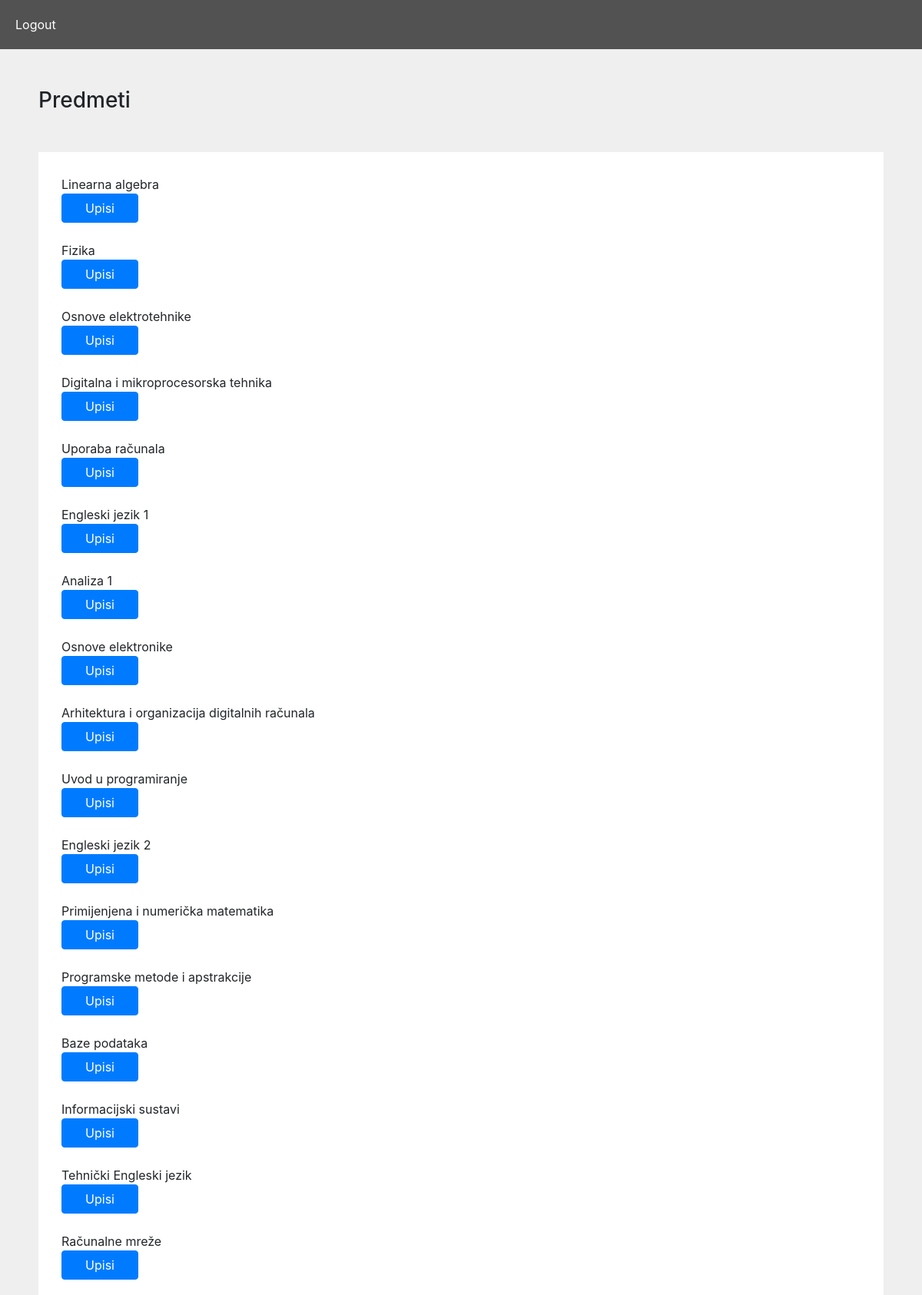
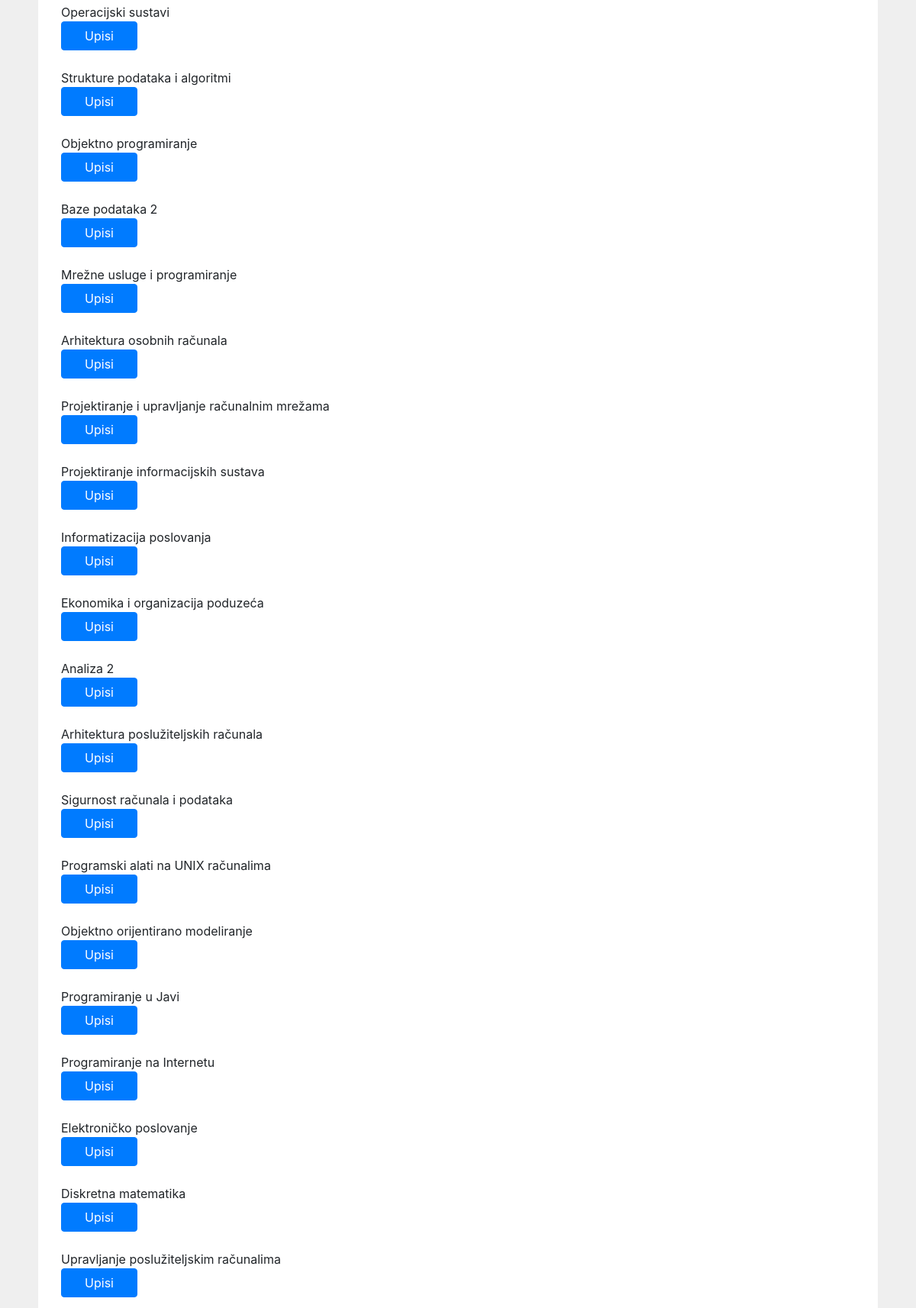
The app's page /upisni_list/25 (upper part) with its own data (2 pictures, top to bottom).
### app1/models.py (models this page shows, shortened)
class Predmeti(models.Model):
    IZBORNI = (('DA', 'da'), ('NE', 'ne'))
    name = models.CharField(max_length=50)
    kod = models.CharField(max_length=50)
    program = models.CharField(max_length=50)
    ects = models.IntegerField()
    sem_red = models.IntegerField()
    sem_izv = models.IntegerField()
    izborni = models.CharField(max_length=50, choices=IZBORNI)
    nositelj = models.ForeignKey(Korisnik, on_delete=models.CASCADE,blank=True, null=True)

### app1/views.py (the view, shortened to what this page needs)
# urls.py: path('upisni_list/<int:student_id>', views.upisni_list, name='upisni_list'),
def upisni_list(request,student_id):
    student=Korisnik.objects.get(id=student_id)
    ostali=[]
    zip1=[]
    zip2=[]
    zip3=[]
    zip4=[]
    zip5=[]
    zip6=[]
    zip7=[]
    zip8=[]
    up1=[]
    pol1=[]
    upis1=[]
    up2=[]
    pol2=[]
    upis2=[]
    up3=[]
    pol3=[]
    upis3=[]
    up4=[]
    pol4=[]
    upis4=[]
    up5=[]
    pol5=[]
    upis5=[]
    up6=[]
    pol6=[]
    upis6=[]
    up7=[]
    pol7=[]
    upis7=[]
    up8=[]
    pol8=[]
    upis8=[]
    if student.status=="izv":
        predmeti=Predmeti.objects.all()
        upisi=Upisi.objects.filter(student_id=student.id)
        flag=True
        for i in predmeti:
            flag=True
            for j in upisi:
                if j.predmet_id == i.id:
                    flag=False
            if flag==True:
                ostali.append(i)
        izv1=Predmeti.objects.filter(sem_izv=1)
        for i in izv1:
            for j in upisi:
                if i.id==j.predmet_id:
                    if j.status=="up":
                        up1.append(i)
                        upis1.append(j)
                        zip1=zip(up1,upis1)
                    elif j.status=="pol":
                        pol1.append(i)
        izv2=Predmeti.objects.filter(sem_izv=2)
        for i in izv2:
            for j in upisi:
                if i.id==j.predmet_id:
                    if j.status=="up":
                        up2.append(i)
                        upis2.append(j)
                        zip2=zip(up2,upis2)
                    elif j.status=="pol":
                        pol2.append(i)
        izv3=Predmeti.objects.filter(sem_izv=3)
        for i in izv3:
            for j in upisi:
                if i.id==j.predmet_id:
                    if j.status=="up":
                        up3.append(i)
                        upis3.append(j)
                        zip3=zip(up3,upis3)
                    elif j.status=="pol":
                        pol3.append(i)
        izv4=Predmeti.objects.filter(sem_izv=4)
        for i in izv4:
            for j in upisi:
                if i.id==j.predmet_id:
                    if j.status=="up":
                        up4.append(i)
                        upis4.append(j)
                        zip4=zip(up4,upis4)
                    elif j.status=="pol":
                        pol4.append(i)
        izv5=Predmeti.objects.filter(sem_izv=5)
        for i in izv5:
            for j in upisi:
                if i.id==j.predmet_id:
                    if j.status=="up":
                        up5.append(i)
                        upis5.append(j)
                        zip5=zip(up5,upis5)
                    elif j.status=="pol":
                        pol5.append(i)
        izv6=Predmeti.objects.filter(sem_izv=6)
        for i in izv6:
            for j in upisi:
                if i.id==j.predmet_id:
                    if j.status=="up":
                        up6.append(i)
                        upis6.append(j)
                        zip6=zip(up6,upis6)
                    elif j.status=="pol":
                        pol6.append(i)
        izv7=Predmeti.objects.filter(sem_izv=7)
        for i in izv7:
            for j in upisi:
                if i.id==j.predmet_id:
                    if j.status=="up":
                        up7.append(i)
                        upis7.append(j)
                        zip7=zip(up7,upis7)
                    elif j.status=="pol":
                        pol7.append(i)
        izv8=Predmeti.objects.filter(sem_izv=8)
        for i in izv8:
            for j in upisi:
                if i.id==j.predmet_id:
                    if j.status=="up":
                        up8.append(i)
                        upis8.append(j)
                        zip8=zip(up8,upis8)
                    elif j.status=="pol":
                        pol8.append(i)
        return render(request, 'upisni_list_izv.html',{"student_id":student_id,"zip1":zip1,"zip2":zip2,"zip3":zip3,"zip4":zip4,"zip5":zip5,"zip6":zip6,"zip7":zip7,"zip8":zip8,"all":ostali,"up1":up1,"pol1":pol1,"up2":up2,"pol2":pol2,"up3":up3,"pol3":pol3,"up4":up4,"pol4":pol4,"up5":up5,"pol5":pol5,"up6":up6,"pol6":pol6,"up7":up7,"pol7":pol7,"up8":up8,"pol8":pol8,"upis1":upis1,"upis2":upis2,"upis3":upis3,"upis4":upis4,"upis5":upis5,"upis6":upis6,"upis7":upis7,"upis8":upis8})
    return render(request, 'login.html')

### app1/templates/upisni_list_izv.html (shortened to what this page needs)
{% extends 'base.html'%}
{% block upisni_list_izv %}
<div class="nav">
    <a href="{%url 'logout' %}">Logout</a>
</div>
<div class="out">
    <h3>{{"Predmeti"}}</h3>
    <div class="box">
    {% for predmet in all%}
        {{predmet.name}}<form method="post" action="{%url 'upisi_admin' predmet.id student_id %}"><button type="submit" class="btn btn-primary">Upisi</button>{% csrf_token %}</form><br>
    {% endfor %}
</div>
</div>
{% endblock %}

### app1/static/css/style.css (style rules this page uses)
body { background-color: rgb(239, 239, 239); }
.btn { width: 100px; }
.box { padding: 30px; background-color: white; }
.nav { padding: 20px; background-color: rgb(82, 82, 82); }
.out { margin: 50px; }
h3 { margin-bottom: 50px; }
.nav a { color:white; padding-right:40px; }

### records on screen
Predmeti: name "Linearna algebra"
Predmeti: name "Fizika"
Predmeti: name "Osnove elektrotehnike"
Predmeti: name "Digitalna i mikroprocesorska tehnika"
Predmeti: name "Uporaba računala"
Predmeti: name "Engleski jezik 1"
Predmeti: name "Analiza 1"
Predmeti: name "Osnove elektronike"
Predmeti: name "Arhitektura i organizacija digitalnih računala"
Predmeti: name "Uvod u programiranje"
Predmeti: name "Engleski jezik 2"
Predmeti: name "Primijenjena i numerička matematika"
Predmeti: name "Programske metode i apstrakcije"
Predmeti: name "Baze podataka"
Predmeti: name "Informacijski sustavi"
Predmeti: name "Tehnički Engleski jezik"
Predmeti: name "Računalne mreže"
Predmeti: name "Operacijski sustavi"
Predmeti: name "Strukture podataka i algoritmi"
Predmeti: name "Objektno programiranje"
Predmeti: name "Baze podataka 2"
Predmeti: name "Mrežne usluge i programiranje"
Predmeti: name "Arhitektura osobnih računala"
Predmeti: name "Projektiranje i upravljanje računalnim mrežama"
Predmeti: name "Projektiranje informacijskih sustava"
Predmeti: name "Informatizacija poslovanja"
Predmeti: name "Ekonomika i organizacija poduzeća"
Predmeti: name "Analiza 2"
Predmeti: name "Arhitektura poslužiteljskih računala"
Predmeti: name "Sigurnost računala i podataka"
Predmeti: name "Programski alati na UNIX računalima"
Predmeti: name "Objektno orijentirano modeliranje"
Predmeti: name "Programiranje u Javi"
Predmeti: name "Programiranje na Internetu"
Predmeti: name "Elektroničko poslovanje"
Predmeti: name "Diskretna matematika"
Predmeti: name "Upravljanje poslužiteljskim računalima"

### other values on screen
{{ "Predmeti" }} "Predmeti"
